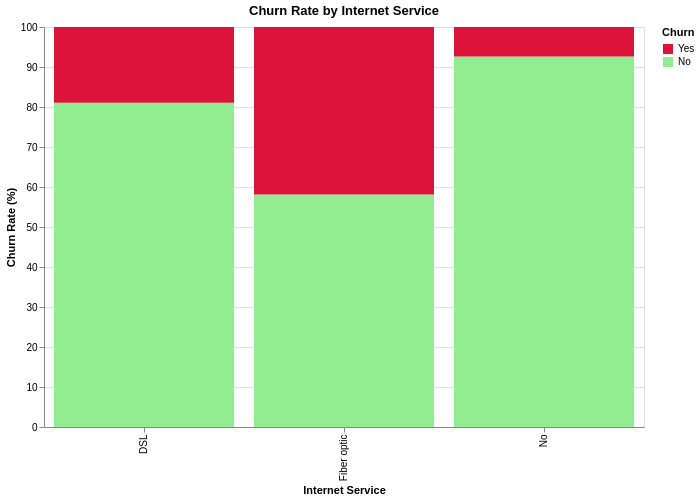

Notebook code for this chart:
### Code cell
df_pct = round((df.groupby(['InternetService', 'Churn']).size() / df.groupby(['InternetService']).size() * 100), 2).reset_index(name='Percent')

alt.Chart(df_pct).mark_bar().encode(
    x=alt.X('InternetService:N', title='Internet Service'),
    y=alt.Y('Percent:Q', title='Churn Rate (%)'),
    color=alt.Color('Churn:N', title='Churn', scale=alt.Scale(domain=['Yes', 'No'], range=['crimson', 'lightgreen'])),
    tooltip=['InternetService', 'Churn', 'Percent']
).properties(
    title='Churn Rate by Internet Service',
    width=600,
    height=400
).interactive()

### Figure 1 — Vega-Lite specification as saved in the notebook (floating-point values rounded to 4 significant figures)
{"config": {"view": {"continuousWidth": 300, "continuousHeight": 300}}, "data": {"name": "data-6c7ccb4d4a39be80437296ad4878ab81"}, "mark": {"type": "bar"}, "encoding": {"color": {"field": "Churn", "scale": {"domain": ["Yes", "No"], "range": ["crimson", "lightgreen"]}, "title": "Churn", "type": "nominal"}, "tooltip": [{"field": "InternetService", "type": "nominal"}, {"field": "Churn", "type": "nominal"}, {"field": "Percent", "type": "quantitative"}], "x": {"field": "InternetService", "title": "Internet Service", "type": "nominal"}, "y": {"field": "Percent", "title": "Churn Rate (%)", "type": "quantitative"}}, "height": 400, "params": [{"name": "param_1", "select": {"type": "interval", "encodings": ["x", "y"]}, "bind": "scales"}], "title": "Churn Rate by Internet Service", "width": 600, "$schema": "https://vega.github.io/schema/vega-lite/v5.20.1.json", "datasets": {"data-6c7ccb4d4a39be80437296ad4878ab81": [{"InternetService": "DSL", "Churn": "No", "Percent": 81.04}, {"InternetService": "DSL", "Churn": "Yes", "Percent": 18.96}, {"InternetService": "Fiber optic", "Churn": "No", "Percent": 58.11}, {"InternetService": "Fiber optic", "Churn": "Yes", "Percent": 41.89}, {"InternetService": "No", "Churn": "No", "Percent": 92.6}, {"InternetService": "No", "Churn": "Yes", "Percent": 7.4}]}}
